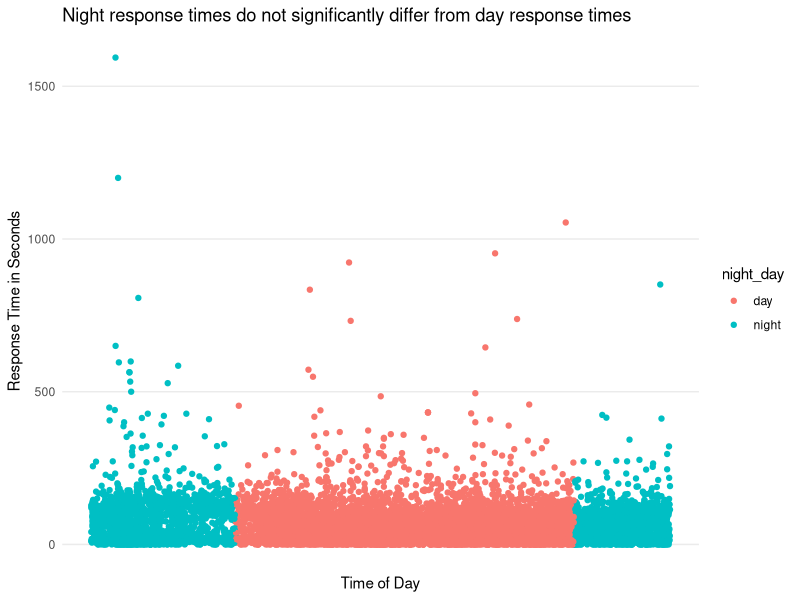
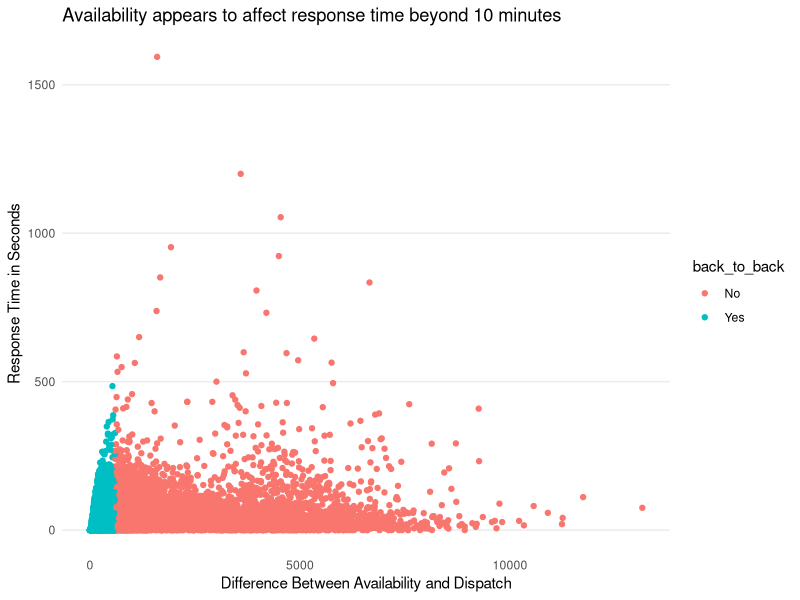
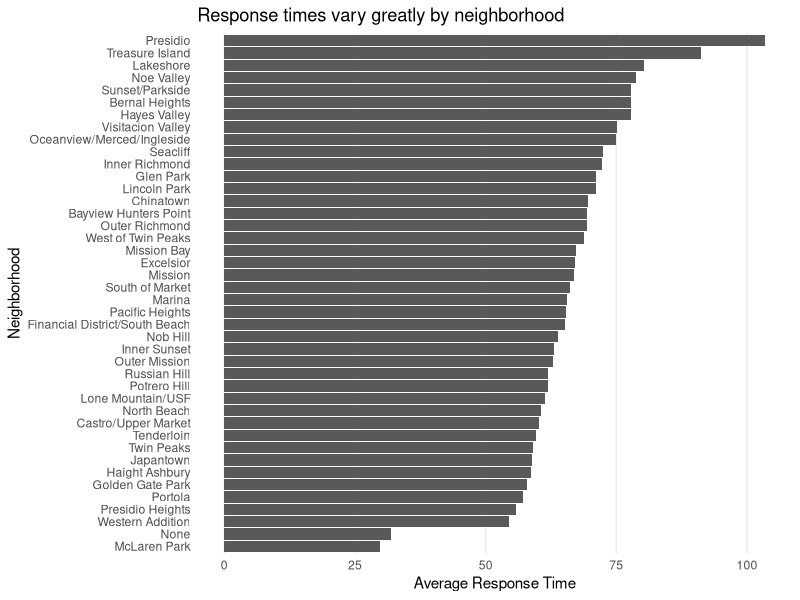

The R script that drew these images, in order:
## ---- chunk 1

library(tidyverse) # R data science package

# This is the original code I used to read in a sample of the data set.  I'm keeping it here for reproducibility.
# 
# sample_data <- read_csv("Fire_Department_Calls_For_Service__2016_.csv",
#                         n_max = 10000)
# 
# write_csv(sample_data, "fire_subset.csv")

sample_data <- read_csv("fire_subset.csv") # this writes the actual file


## ---- chunk 2

glimpse(sample_data)

## ---- chunk 3

library(lubridate) # for dealing with dates and time

data_night <- sample_data %>% 
  select(RowID, `Call Number`, `Dispatch DtTm`, `Response DtTm`) %>%  # select colums
  filter(!is.na(`Response DtTm`) == T) %>%  # filter out NA
  mutate(`Dispatch DtTm` = mdy_hms(`Dispatch DtTm`),
         `Response DtTm` = mdy_hms(`Response DtTm`)) %>% # change columns to mdy_hms format from character
  mutate(difference = `Response DtTm` - `Dispatch DtTm`) %>% # make a column with the difference
  mutate(just_time = hms(format(ymd_hms(`Dispatch DtTm`), "%H:%M:%S"))) %>% # make column with just the time
  mutate(night_day = if_else(just_time >= hms("20:00:00") | just_time <= hms("06:00:00"), # mark as day or night
                     "night",
                     "day"))
                     
data_night

## ---- chunk 4

data_night %>% 
  group_by(night_day) %>% 
  summarise(average = mean(difference), median = median(difference))

## ---- chunk 5

ggplot(data_night, aes(x = as.numeric(just_time), 
                       y = difference, 
                       color = night_day)) +
  geom_point() +
  labs(y = "Response Time in Seconds",
       x = "Time of Day",
       title = "Night response times do not significantly differ from day response times") +
  theme_minimal() +
  theme(panel.grid.major.x = element_blank(),
        panel.grid.minor.x = element_blank(),
        panel.grid.minor.y = element_blank(),
        axis.text.x = element_blank())

## ---- chunk 6

data_available <- sample_data %>% 
  select(RowID, `Call Number`, `Dispatch DtTm`, `Response DtTm`, `Available DtTm`) %>%  # select colums
  filter(!is.na(`Response DtTm`) == T,
         !is.na(`Available DtTm`) == T) %>%  # filter out NA
  mutate(`Dispatch DtTm` = mdy_hms(`Dispatch DtTm`),
         `Response DtTm` = mdy_hms(`Response DtTm`),
         `Available DtTm` = mdy_hms(`Available DtTm`)) %>% # change columns to mdy_hms format from character
  mutate(difference = `Response DtTm` - `Dispatch DtTm`) %>% # make a column with the difference
  mutate(diff_avail = `Available DtTm` - `Dispatch DtTm`) %>% 
  mutate(back_to_back = if_else(diff_avail <= time_length(600),
                     "Yes",
                     "No"))
                     
data_available
## ---- chunk 7

data_available %>% 
  group_by(back_to_back) %>% 
  summarise(average = mean(difference), median = median(difference))

## ---- chunk 8

ggplot(data_available, aes(x = as.numeric(diff_avail), 
                       y = difference, 
                       color = back_to_back)) +
  geom_point() + 
  labs(y = "Response Time in Seconds",
       x = "Difference Between Availability and Dispatch",
       title = "Availability appears to affect response time beyond 10 minutes") +
  theme_minimal() +
  theme(panel.grid.major.x = element_blank(),
        panel.grid.minor.x = element_blank(),
        panel.grid.minor.y = element_blank())

## ---- chunk 9

data_neighborhood <- sample_data %>% 
  select(RowID, `Dispatch DtTm`, `Response DtTm`, `Neighborhooods - Analysis Boundaries`) %>%  # select colums
  filter(!is.na(`Response DtTm`) == T,
         !is.na(`Neighborhooods - Analysis Boundaries`)) %>%  # filter out NA
  mutate(`Dispatch DtTm` = mdy_hms(`Dispatch DtTm`),
         `Response DtTm` = mdy_hms(`Response DtTm`)) %>% # change columns to mdy_hms format from character
  mutate(difference = `Response DtTm` - `Dispatch DtTm`) %>% # make a column with the difference
  mutate(just_time = hms(format(ymd_hms(`Dispatch DtTm`), "%H:%M:%S"))) %>% # make column with just the time
  group_by(`Neighborhooods - Analysis Boundaries`) %>%
  summarise(average = mean(difference)) %>% 
  ungroup() %>% 
  arrange(desc(average)) %>% 
  rename(Neighborhood = `Neighborhooods - Analysis Boundaries`)
                     
data_neighborhood

ggplot(data_neighborhood, aes(x = reorder(Neighborhood, average), y = average)) +
  geom_col()+
  coord_flip() + 
  labs(x = "Neighborhood",
       y = "Average Response Time",
       title = "Response times vary greatly by neighborhood") +
  theme_minimal() +
  theme(panel.grid.minor.x = element_blank(),
        panel.grid.major.y = element_blank(),
        panel.grid.minor.y = element_blank())

